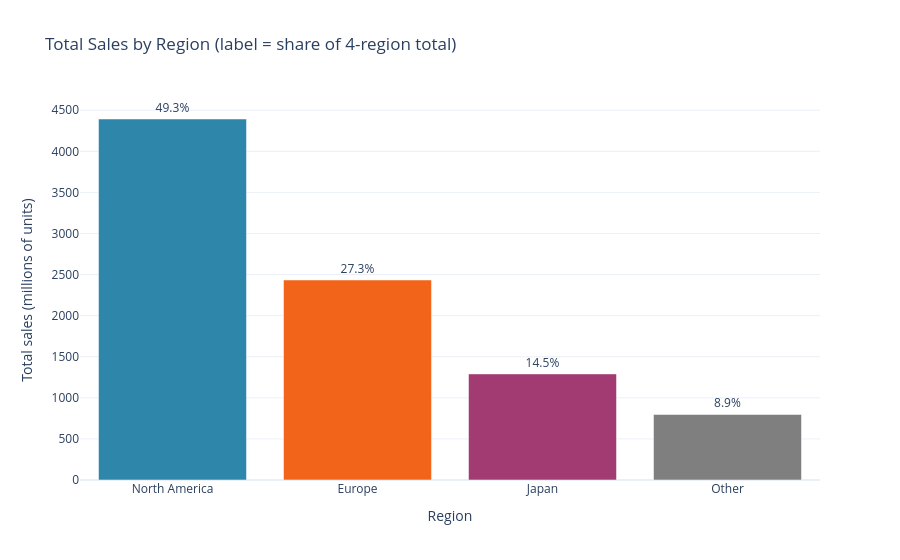

Source (notebook cell):
### Code cell
fig_region = px.bar(
    region_total,
    x='region',
    y='total_sales',
    color='region',
    color_discrete_map=region_colors,
    text='share_pct',
    title='Total Sales by Region (label = share of 4-region total)',
    labels={'region': 'Region', 'total_sales': 'Total sales (millions of units)'}
)

fig_region.update_traces(texttemplate='%{text}%', textposition='outside')
fig_region.update_layout(template='plotly_white', showlegend=False)
fig_region.show()

### Figure 1 — Plotly figure (JSON) as saved in the notebook; plotly's stock layout.template omitted (floating-point values rounded to 4 significant figures)
{"data": [{"alignmentgroup": "True", "hovertemplate": "Region=%{x}<br>Total sales (millions of units)=%{y}<br>share_pct=%{text}<extra></extra>", "legendgroup": "North America", "marker": {"color": "#2E86AB", "pattern": {"shape": ""}}, "name": "North America", "offsetgroup": "North America", "orientation": "v", "showlegend": true, "text": [49.3], "textposition": "outside", "texttemplate": "%{text}%", "type": "bar", "x": ["North America"], "xaxis": "x", "y": [4393], "yaxis": "y"}, {"alignmentgroup": "True", "hovertemplate": "Region=%{x}<br>Total sales (millions of units)=%{y}<br>share_pct=%{text}<extra></extra>", "legendgroup": "Europe", "marker": {"color": "#F26419", "pattern": {"shape": ""}}, "name": "Europe", "offsetgroup": "Europe", "orientation": "v", "showlegend": true, "text": [27.3], "textposition": "outside", "texttemplate": "%{text}%", "type": "bar", "x": ["Europe"], "xaxis": "x", "y": [2434.0], "yaxis": "y"}, {"alignmentgroup": "True", "hovertemplate": "Region=%{x}<br>Total sales (millions of units)=%{y}<br>share_pct=%{text}<extra></extra>", "legendgroup": "Japan", "marker": {"color": "#A23B72", "pattern": {"shape": ""}}, "name": "Japan", "offsetgroup": "Japan", "orientation": "v", "showlegend": true, "text": [14.5], "textposition": "outside", "texttemplate": "%{text}%", "type": "bar", "x": ["Japan"], "xaxis": "x", "y": [1291], "yaxis": "y"}, {"alignmentgroup": "True", "hovertemplate": "Region=%{x}<br>Total sales (millions of units)=%{y}<br>share_pct=%{text}<extra></extra>", "legendgroup": "Other", "marker": {"color": "#7F7F7F", "pattern": {"shape": ""}}, "name": "Other", "offsetgroup": "Other", "orientation": "v", "showlegend": true, "text": [8.9], "textposition": "outside", "texttemplate": "%{text}%", "type": "bar", "x": ["Other"], "xaxis": "x", "y": [797.8], "yaxis": "y"}], "layout": {"barmode": "relative", "legend": {"title": {"text": "Region"}, "tracegroupgap": 0}, "showlegend": false, "title": {"text": "Total Sales by Region (label = share of 4-region total)"}, "xaxis": {"anchor": "y", "categoryarray": ["North America", "Europe", "Japan", "Other"], "categoryorder": "array", "domain": [0, 1], "title": {"text": "Region"}}, "yaxis": {"anchor": "x", "domain": [0, 1], "title": {"text": "Total sales (millions of units)"}}}}
